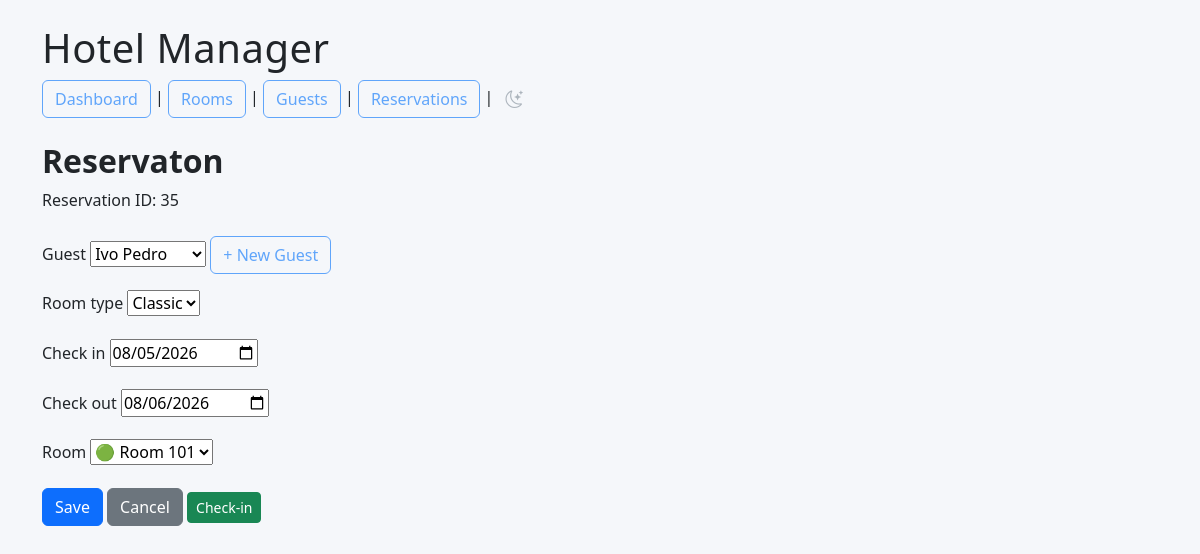
The app's page /reservations/update/35/?next=dashboard with its own data.
### reservations/models.py (models this page shows, shortened)
class Reservation(models.Model):
    class Status(models.TextChoices):
        RESERVED = "reserved", "Reserved"
        CHECKIN = "checkin", "check-in"
        CHECKOUT = "checkout", "check-out"
        CANCELLED = "cancelled", "Cancelled"
    room_type = models.CharField(
        max_length=20,
        choices=Room.RoomType.choices,
        blank=True,
        null=True
    )
    room = models.ForeignKey(
        Room,
        on_delete=models.CASCADE,
        blank=True,
        null=True
        )
    guest = models.ForeignKey(Guest, on_delete=models.CASCADE)
    check_in = models.DateField()
    check_out = models.DateField()
    status = models.CharField(
        max_length=20,
        choices=Status.choices,
        default=Status.RESERVED
    )

### reservations/views.py (the view)
# urls.py: path("update/<int:pk>/", views.reservation_update, name="reservation_update"),
def reservation_update(request, pk):
    reservation = get_object_or_404(Reservation, pk=pk)
    if request.method == "POST":
        form = ReservationForm(request.POST, instance=reservation)
        if form.is_valid():
            form.save()
            return redirect("reservation_list")
    else:
        form = ReservationForm(instance=reservation)
        if reservation.room:
            form.fields["room"].queryset = Room.objects.filter(
                id=reservation.room.id
            )
        else:
            form.fields["room"].queryset = Room.objects.none()
    return render(
        request,
        "reservations/reservation_form.html",
        {
            "form": form,
            "reservation": reservation,
            "next": request.GET.get("next"),
            },
    )

### reservations/forms.py (shortened to what this page needs)
class ReservationForm(forms.ModelForm):
    room = RoomChoiceField(
        queryset=Room.objects.none(),
        required=False,
    )
    class Meta:
        model = Reservation
        fields = [
            "guest",
            "room_type",
            "room",
            "check_in",
            "check_out",
        ]
        widgets = {
            "check_in": forms.DateInput(
                attrs={"type": "date"},
                format="%Y-%m-%d",
            ),
            "check_out": forms.DateInput(
                attrs={"type": "date"},
                format="%Y-%m-%d",
            ),
        }
    def __init__(self, *args, **kwargs):
        super().__init__(*args, **kwargs)
        self.fields["check_in"].input_formats = ["%Y-%m-%d"]
        self.fields["check_out"].input_formats = ["%Y-%m-%d"]
        self.fields["room"].queryset = Room.objects.order_by("number")

### guests/models.py (called while the page is built)
    def __str__(self):
        return f"{self.first_name} {self.last_name}"

### reservations/forms.py (called while the page is built)
    def label_from_instance(self, room):
        if room.status == Room.Status.CLEAN:
            dot = "🔵"
        elif room.status == Room.Status.INSPECTED:
            dot = "🟢"
        elif room.status == Room.Status.DIRTY:
            dot = "🔴"
        elif room.status == Room.Status.OCCUPIED:
            dot = "🟠"
        elif room.status == Room.Status.BLOCKED:
            dot = "⚫"
        else:
            dot = "⚪"
        return f"{dot} Room {room.number}"

### reservations/templates/reservations/reservation_form.html (shortened to what this page needs)
{% extends "base.html" %}
{% block content %}
<h2>Reservaton</h2>
<form method="POST">
    <div class="mb-3">
        <label class="form-label">Reservation ID:</label>
        {{ reservation.id }}
    </div>
    <div class="mb-3">
        <label class="form-label">Guest</label>
        {{ form.guest }}
        <button
            type="button"
            class="btn btn-outline-primary"
            id="newGuestBtn">
            + New Guest
        </button>
    </div>
    <div class="mb-3">
        <label class="form-label">Room type</label>
        {{ form.room_type }}
    </div>
    <div class="mb-3">
        <label class="form-label">Check in</label>
        {{ form.check_in }}
    </div>
    <div class="mb-3">
        <label class="form-label">Check out</label>
        {{ form.check_out }}
    </div>
    <div class="mb-3">
        <label class="form-label">Room</label>
        {{ form.room }}
    </div>
    <button type="submit" class="btn btn-primary">
        Save
    </button>
    <a href="{% url 'reservation_list' %}" class="btn btn-secondary">
        Cancel
    </a>
    {% if reservation.status == "reserved" %}
    <a href="{% url 'reservation_checkin' reservation.id %}?next={{ next }}" class="btn btn-success btn-sm">
        Check-in
    </a>
    {% elif reservation.status == "checkin" %}
    <a href="{% url 'reservation_checkout' reservation.id %}?next={{ next }}" class="btn btn-outline-secondary btn-sm">
        Check-out
    </a>
    {% elif reservation.status == "checkout" %}
    <span class="badge bg-secondary">Checked Out</span>
    {% elif reservation.status == "cancelled" %}
    <span class="badge bg-secondary">Cancelled</span>
    {% endif %}
</form>
{% endblock %}

### static/css/style.css (style rules this page uses)
body { background-color: #f5f7fa; color: #212529; transition: 0.3s; }
h2 { font-weight:700; letter_spacing:.3px; margin-botton:25px; }
.btn-outline-primary { color:#60a5fa; border-color:#60a5fa; }

### records on screen
Reservation: id "35", guest "Ivo Pedro", room_type "Classic", check_in "08/05/2026", check_out "08/06/2026", room "🟢 Room 101"
